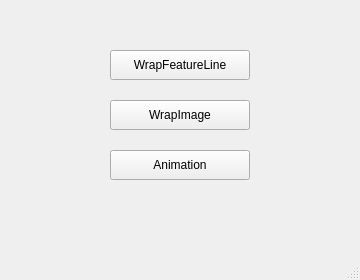
<?xml version="1.0" encoding="UTF-8"?>
<ui version="4.0">
 <class>MainWindow</class>
 <widget class="QMainWindow" name="MainWindow">
  <property name="geometry">
   <rect>
    <x>0</x>
    <y>0</y>
    <width>360</width>
    <height>280</height>
   </rect>
  </property>
  <property name="windowTitle">
   <string>MainWindow</string>
  </property>
  <widget class="QWidget" name="centralwidget">
   <widget class="QPushButton" name="WrapFeatureLine">
    <property name="geometry">
     <rect>
      <x>110</x>
      <y>50</y>
      <width>140</width>
      <height>30</height>
     </rect>
    </property>
    <property name="text">
     <string>WrapFeatureLine</string>
    </property>
   </widget>
   <widget class="QPushButton" name="WrapImage">
    <property name="geometry">
     <rect>
      <x>110</x>
      <y>100</y>
      <width>140</width>
      <height>30</height>
     </rect>
    </property>
    <property name="text">
     <string>WrapImage</string>
    </property>
   </widget>
   <widget class="QPushButton" name="Animation">
    <property name="geometry">
     <rect>
      <x>110</x>
      <y>150</y>
      <width>140</width>
      <height>30</height>
     </rect>
    </property>
    <property name="text">
     <string>Animation</string>
    </property>
   </widget>
  </widget>
  <widget class="QMenuBar" name="menubar">
   <property name="geometry">
    <rect>
     <x>0</x>
     <y>0</y>
     <width>360</width>
     <height>24</height>
    </rect>
   </property>
  </widget>
  <widget class="QStatusBar" name="statusbar"/>
 </widget>
 <resources/>
 <connections/>
</ui>
